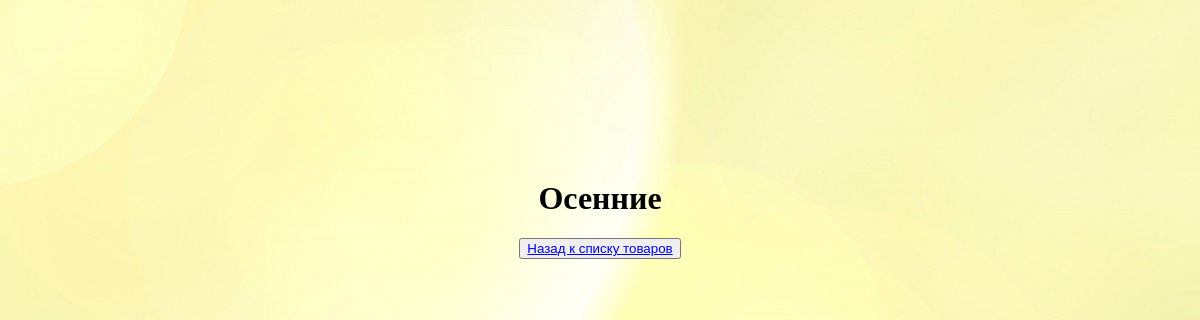
Before: /autumn_products/ with the older database file.
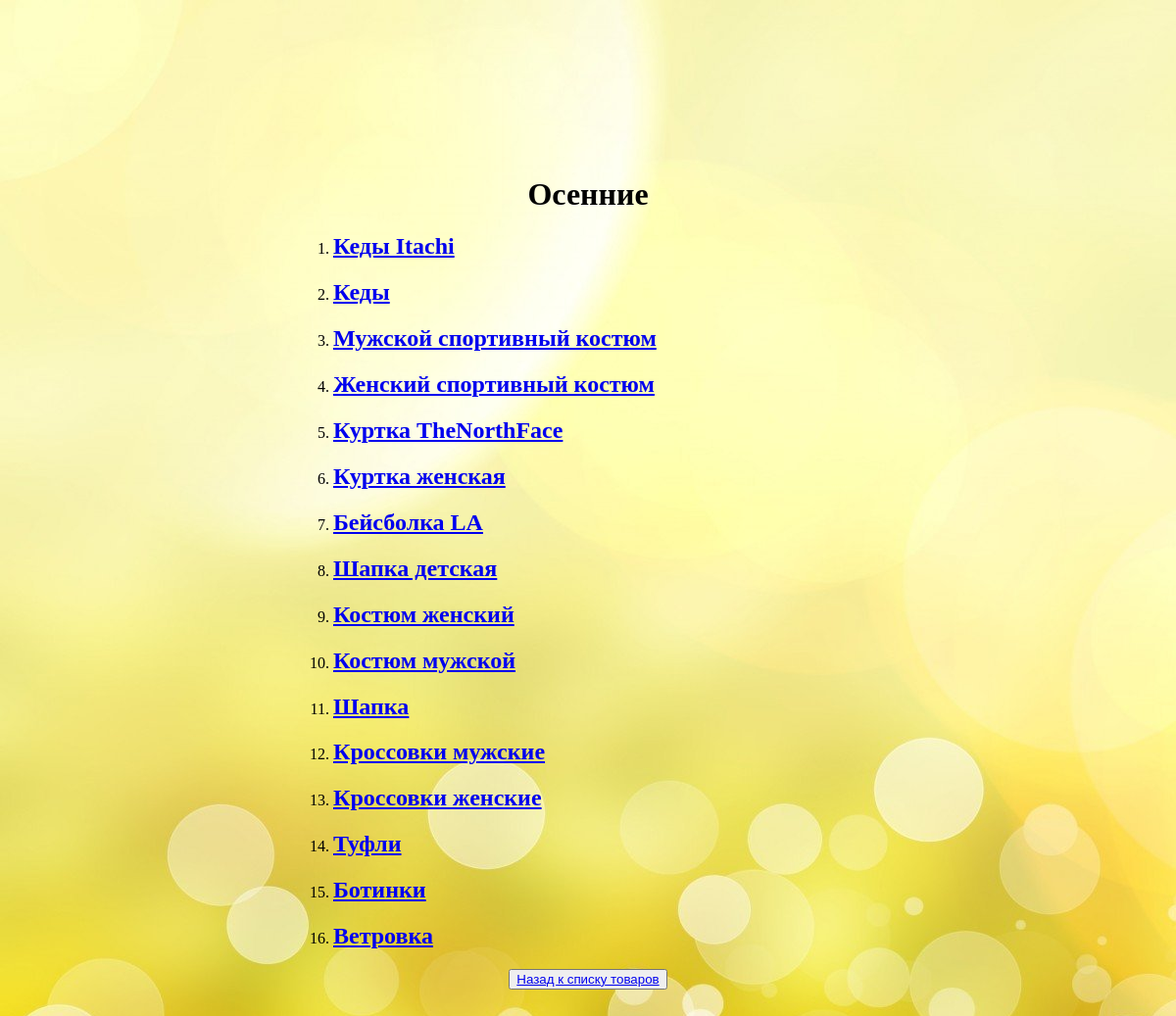
After: the same page with the newer database file.
### cloth/models.py (models this page shows, shortened)
class ProductCL(models.Model):
    name = models.CharField(max_length=100, verbose_name='Введите название товара')
    image = models.ImageField(upload_to='product/')
    tags = models.ManyToManyField(TagCL, related_name='product_tags')

### cloth/views.py (the view)
# urls.py: path('autumn_products/', views.ProductAutumnView.as_view()),
class ProductAutumnView(ListView):
    queryset = models.ProductCL.objects.filter(tags__name='осень')
    template_name = 'cloth/product_autumn.html'
    success_url = '/products/'
    def get_queryset(self):
        return models.ProductCL.objects.filter(tags__name='осень')

### templates/cloth/product_autumn.html (shortened to what this page needs)
<!DOCTYPE html>
<html lang="en">
<head>
</head>
<body background="/static/photo/autumn.jpg" marginwidth="300" marginheight="180">
<h1>
    <center>Осенние</center>
</h1>
<ol>
    {% for i in object_list %}
    <li>
        <a href="/products/{{i.id}}/">
            <h2>{{i.name}}</h2>
        </a>
    </li>
    {% endfor %}
</ol>
<center>
     <button type="submit" ><a href="/products/">Назад к списку товаров</a></button>
</center>
</body>
</html>

Changed rows visible on the page:
added ProductCL: name "Кеды Itachi"
added ProductCL: name "Кеды"
added ProductCL: name "Мужской спортивный костюм"
added ProductCL: name "Женский спортивный костюм"
added ProductCL: name "Куртка TheNorthFace"
added ProductCL: name "Куртка женская"
added ProductCL: name "Бейсболка LA"
added ProductCL: name "Шапка детская"
added ProductCL: name "Костюм женский"
added ProductCL: name "Костюм мужской"
added ProductCL: name "Шапка"
added ProductCL: name "Кроссовки мужские"
added ProductCL: name "Кроссовки женские"
added ProductCL: name "Туфли"
added ProductCL: name "Ботинки"
added ProductCL: name "Ветровка"
